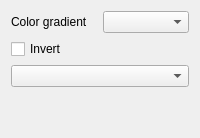
                     <widget class="QWidget" name="page_4">
                      <layout class="QGridLayout" name="gridLayout_8">
                       <item row="2" column="0" colspan="2">
                        <widget class="QComboBox" name="comboBox_genericlevels">
                         <property name="toolTip">
                          <string>&lt;html&gt;&lt;head/&gt;&lt;body&gt;&lt;p&gt;Customizables classes by editing the file :&lt;/p&gt;&lt;p&gt;C:\Users\&amp;quot;your name&amp;quot;\.qgis2\python\plugins\PostTelemac\classes.txt&lt;/p&gt;&lt;/body&gt;&lt;/html&gt;</string>
                         </property>
                        </widget>
                       </item>
                       <item row="0" column="0">
                        <widget class="QLabel" name="label_8">
                         <property name="sizePolicy">
                          <sizepolicy hsizetype="Preferred" vsizetype="Fixed">
                           <horstretch>0</horstretch>
                           <verstretch>0</verstretch>
                          </sizepolicy>
                         </property>
                         <property name="text">
                          <string>Color gradient</string>
                         </property>
                        </widget>
                       </item>
                       <item row="3" column="0">
                        <spacer name="verticalSpacer_10">
                         <property name="orientation">
                          <enum>Qt::Vertical</enum>
                         </property>
                         <property name="sizeHint" stdset="0">
                          <size>
                           <width>20</width>
                           <height>40</height>
                          </size>
                         </property>
                        </spacer>
                       </item>
                       <item row="0" column="1">
                        <widget class="QComboBox" name="comboBox_clrgame">
                         <property name="toolTip">
                          <string>&lt;html&gt;&lt;head/&gt;&lt;body&gt;&lt;p&gt;Color gradient configurable by adding color gradient in&lt;/p&gt;&lt;p&gt;Settings\Style manager\Color ramp&lt;/p&gt;&lt;/body&gt;&lt;/html&gt;</string>
                         </property>
                        </widget>
                       </item>
                       <item row="1" column="0">
                        <widget class="QCheckBox" name="checkBox_inverse_clr">
                         <property name="text">
                          <string>Invert</string>
                         </property>
                        </widget>
                       </item>
                      </layout>
                     </widget>
